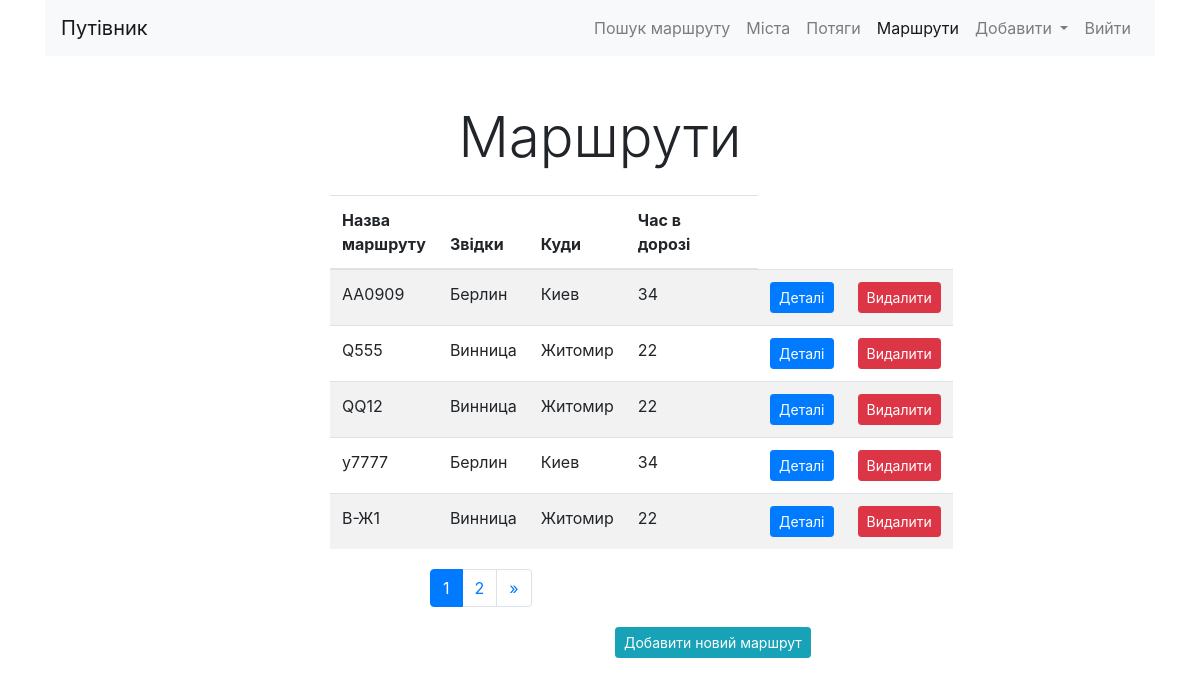
Screenshot of /list/ (signed in) with the database file from the repository.
### routes/models.py (models this page shows, shortened)
class Route(models.Model):
    name = models.CharField(max_length=100,
                            verbose_name='Назва маршруту', unique=True)
    from_city = models.CharField(max_length=100,
                                 verbose_name='Звідки')
    to_city = models.CharField(max_length=100,
                               verbose_name='Куди')
    trains = models.ManyToManyField(Train, blank=True,
                                    verbose_name='Список потягів')
    travel_times = models.IntegerField(verbose_name='Час в дорозі')
    class Meta:
        verbose_name = 'Маршрут'
        verbose_name_plural = 'Маршрути'
        ordering = ['name']

### routes/views.py (the view)
# urls.py: path('list/', RouteListView.as_view(), name='list'),
class RouteListView(ListView):
    queryset = Route.objects.all()
    context_object_name = 'objects_list'
    template_name = 'routes/list.html'
    paginate_by = 5

### routes/templates/routes/list.html (shortened to what this page needs)
{% extends 'base.html' %}
{% block content %}
<h1 class="display-4 text-center my-4">Маршрути</h1>
<div class="row ">
<div class='col-md-6 mx-auto'>
<table class="table table-striped">
    <thead>
        <tr>
        <th> Назва маршруту </th>
        <th> Звідки</th>
        <th> Куди</th>
        <th> Час в дорозі</th>
        <th> &nbsp;</th>
        <th> &nbsp;</th>
        </tr>
    </thead>
    <tbody>
        {% for object in objects_list %}
        <tr>
            <td>{{object.name}}</td>
            <td>{{object.from_city}}</td>
            <td>{{object.to_city}}</td>
            <td>{{object.travel_times}}</td>
            <td></td>
            <td></td>
            <td>
                <a href='{% url "detail" pk=object.pk%}'>
                    <button type="button" class="btn btn-primary btn-sm">Деталі</button>
                </a>
            </td>
            <td> {% if user.is_authenticated %}
                <a href='{% url "delete" pk=object.pk%}'>
                    <button type="button" class="btn btn-danger btn-sm">Видалити</button>
                </a>
                {% endif %}
            </td>
        </tr>
        {% endfor %}
    </tbody>
</table>
</div>
</div>
 <div id="navigation" class="container my-1">
     <div class="row">
         <div class="col-md-8 ml-auto">
             <nav aria-label="Page navigation example">
                 <ul class="pagination ">
                     {% for page in page_obj.paginator.page_range %}
                        {% if page == page_obj.number %}
                            <li class="page-item active">
                                <a class="page-link" href="#"> {{page}}
                                </a>
                            </li>
                        {% else %}
                            <li class="page-item">
                                <a class="page-link"
                                    href="?page={{page}}">
                                    {{page}}
                                </a>
                            </li>
                        {% endif %}
                     {% endfor %}
                     {% if page_obj.has_next %}
                        <li class="page-item">
                            <a class="page-link"
                                href="?page={{page_obj.paginator.num_pages }}"
                                    aria-label="Next">
                                <span aria-hidden="true">&raquo;</span>
                            </a>
                        </li>
                     {% endif %}
                 </ul>
             </nav>
         </div>
     </div>
 </div>
<div class="row">
    <div class='col-md-6 ml-auto'>
        <a href='{% url "add_route" %}'>
        {% if user.is_authenticated %}
            <button type="button" class="btn btn-info btn-sm"> Добавити новий маршрут </button>
        </a>
        {% endif %}
    </div>
</div>
{% endblock content %}

### rows the page displays
Route: name "AA0909", from_city "Берлин", to_city "Киев", travel_times "34"
Route: name "Q555", from_city "Винница", to_city "Житомир", travel_times "22"
Route: name "QQ12", from_city "Винница", to_city "Житомир", travel_times "22"
Route: name "y7777", from_city "Берлин", to_city "Киев", travel_times "34"
Route: name "В-Ж1", from_city "Винница", to_city "Житомир", travel_times "22"

### other values shown
{{ page }} "1"
{{ page }} "2"
